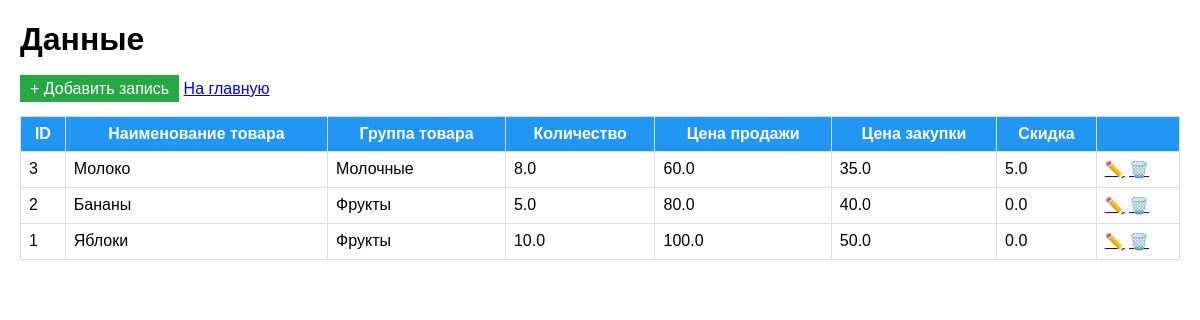
The app's page /records/ with its own data.
### sales/models.py (models this page shows, shortened)
class FieldDefinition(models.Model):
    FIELD_TYPES = [
        ('string', 'Строка'),
        ('number', 'Число'),
        ('date', 'Дата'),
    ]
    name = models.CharField(max_length=50, verbose_name="Имя поля")
    label = models.CharField(max_length=100, verbose_name="Отображаемое имя")
    field_type = models.CharField(max_length=10, choices=FIELD_TYPES, verbose_name="Тип")
    order = models.IntegerField(default=0, verbose_name="Порядок")
    is_active = models.BooleanField(default=True, verbose_name="Передавать")
    precision = models.IntegerField(default=2, verbose_name="Точность (для чисел)", blank=True, null=True)
    class Meta:
        ordering = ['order']

class DynamicRecord(models.Model):
    data = models.JSONField(verbose_name="Данные")
    created_at = models.DateTimeField(auto_now_add=True)

### sales/views.py (the view)
# urls.py: path('records/', views.record_list, name='record_list'),
def record_list(request):
    records = DynamicRecord.objects.all().order_by('-created_at')
    fields = FieldDefinition.objects.filter(is_active=True).order_by('order')
    return render(request, 'sales/record_list.html', {
        'records': records,
        'fields': fields,
    })

### sales/templatetags/custom_filters.py (called while the page is built)
@register.filter
def get_item(dictionary, key):
    if dictionary is None:
        return ''
    return dictionary.get(key, '')

### sales/templates/sales/record_list.html (shortened to what this page needs)
{% load custom_filters %}
<!DOCTYPE html>
<html>
<head>
</head>
<body>
    <h1>Данные</h1>
    <a href="/records/add/" class="btn-add">+ Добавить запись</a>
    <a href="/">На главную</a>
    <br><br>
    <table>
        <tr>
            <th>ID</th>
            {% for field in fields %}
                <th>{{ field.label }}</th>
            {% endfor %}
            <th></th>
        </tr>
        {% for record in records %}
        <tr>
            <td>{{ record.id }}</td>
            {% for field in fields %}
                <td>{{ record.data|get_item:field.name }}</td>
            {% endfor %}
            <td>
                <a href="/records/edit/{{ record.id }}/">✏️</a>
                <a href="/records/delete/{{ record.id }}/">🗑️</a>
            </td>
        </tr>
        {% empty %}
        <tr><td colspan="10">Нет данных. Добавьте первую запись.</td></tr>
        {% endfor %}
    </table>
</body>
</html>

### sales/templates/sales/record_list.html (style rules this page uses)
body { font-family: Arial; margin: 20px; }
table { border-collapse: collapse; width: 100%; }
th, td { border: 1px solid #ddd; padding: 8px; }
th { background-color: #2196F3; color: white; }
.btn-add { background: #28a745; color: white; padding: 5px 10px; text-decoration: none; }

### records on screen
FieldDefinition: label "Наименование товара"
FieldDefinition: label "Группа товара"
FieldDefinition: label "Количество"
FieldDefinition: label "Цена продажи"
FieldDefinition: label "Цена закупки"
FieldDefinition: label "Скидка"
DynamicRecord: id "3", data|get_item "Молоко", data|get_item "Молочные", data|get_item "8.0", data|get_item "60.0", data|get_item "35.0", data|get_item "5.0"
DynamicRecord: id "2", data|get_item "Бананы", data|get_item "Фрукты", data|get_item "5.0", data|get_item "80.0", data|get_item "40.0", data|get_item "0.0"
DynamicRecord: id "1", data|get_item "Яблоки", data|get_item "Фрукты", data|get_item "10.0", data|get_item "100.0", data|get_item "50.0", data|get_item "0.0"
